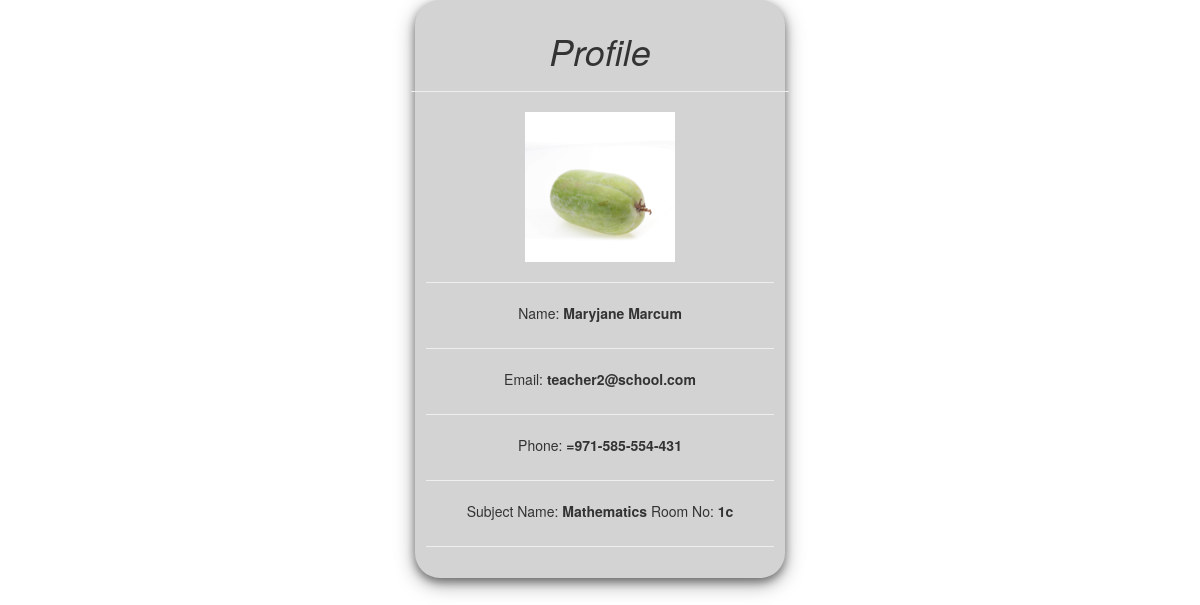
/profile/2, run on an earlier commit of the app's database.
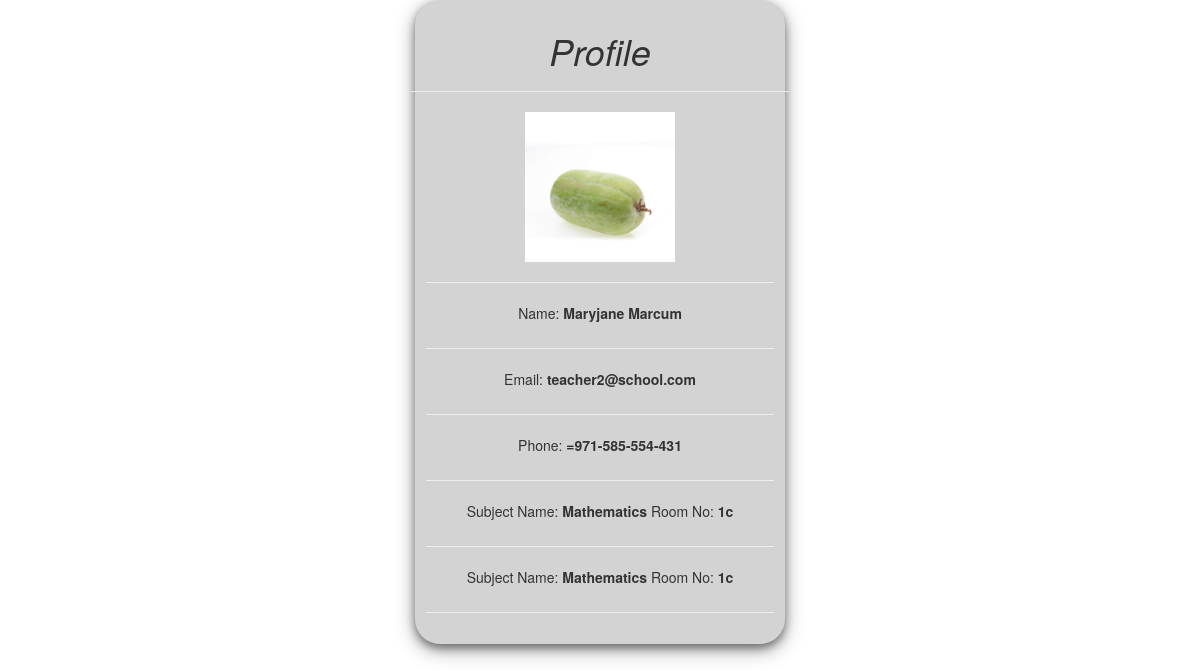
And on a later commit of the database.
### directory/models.py (models this page shows)
class Subject(models.Model):
    teacherId = models.ForeignKey(Teacher, on_delete=models.CASCADE, related_name="tosubject",default=1)
    roomNo = models.CharField(max_length=20)
    name = models.CharField(max_length=50)
    def __str__(self):
        return self.name

### directory/views.py (the view)
# urls.py: path('profile/<int:item_id>',views.profile,name="profile"),
def profile(request,item_id):
    item = Teacher.objects.get(id=item_id)
    subject = Subject.objects.filter(teacherId=item)
    print(item)
    print(subject)
    page = {
        "profile" : item,
        "subjects" : subject
    }
    return render(request,'profile.html',page)

### directory/models.py (called while the page is built)
    def __str__(self):
        return self.lastName

### directory/templates/profile.html (shortened to what this page needs)
{% load crispy_forms_tags %}
<!DOCTYPE html>
<html lang="en" dir="ltr">
<head>
  <link rel="stylesheet" href="https://maxcdn.bootstrapcdn.com/bootstrap/3.3.7/css/bootstrap.min.css">
</head>
<body  class="container-fluid">
  <div class="row">
    <div class="col-md-4" >
        <div  class="submit_form">
          <center class="row">
            <h1><i>Profile</i></h1>
            <hr />
          </center>
          <img src="{{ MEDIA_URL }}{{ profile.profilePicture }}" width="150"><hr>
          Name: <label>{{ profile.firstName }} {{ profile.lastName }}</label><hr>
          Email: <label>{{ profile.emailAddress }}</label><hr>
          Phone: <label>{{ profile.phoneNumber }}</label><hr>
          {% for subject in subjects %}
            Subject Name: <label>{{ subject.name }}</label> Room No: <label>{{ subject.roomNo }}</label><hr>
          {% endfor %}
        </div>
      </div>
</div>
</body>
</html>

What changed in the data, as far as the page shows it:
added Subject: name "Mathematics", roomNo "1c"
